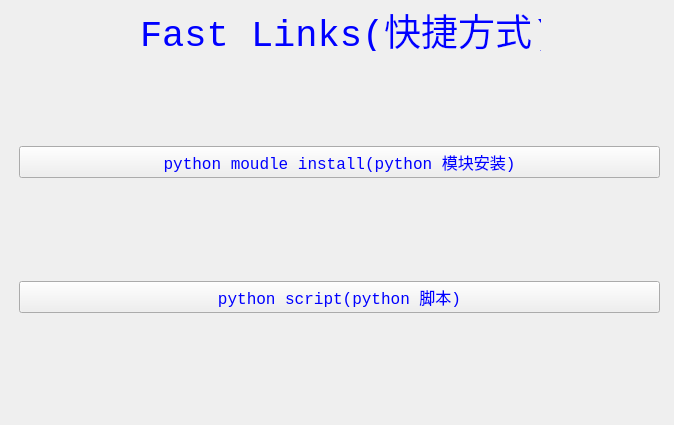
<?xml version="1.0" encoding="UTF-8"?>
<ui version="4.0">
 <class>MainWindow</class>
 <widget class="QMainWindow" name="MainWindow">
  <property name="geometry">
   <rect>
    <x>0</x>
    <y>0</y>
    <width>674</width>
    <height>425</height>
   </rect>
  </property>
  <property name="windowTitle">
   <string>Fast Link</string>
  </property>
  <widget class="QWidget" name="centralwidget">
   <widget class="QLabel" name="label">
    <property name="geometry">
     <rect>
      <x>140</x>
      <y>10</y>
      <width>401</width>
      <height>41</height>
     </rect>
    </property>
    <property name="font">
     <font>
      <family>Consolas</family>
      <pointsize>28</pointsize>
     </font>
    </property>
    <property name="styleSheet">
     <string notr="true">color:blue</string>
    </property>
    <property name="text">
     <string>Fast Links(快捷方式)</string>
    </property>
   </widget>
   <widget class="QWidget" name="verticalLayoutWidget">
    <property name="geometry">
     <rect>
      <x>19</x>
      <y>49</y>
      <width>641</width>
      <height>361</height>
     </rect>
    </property>
    <layout class="QVBoxLayout" name="verticalLayout">
     <item>
      <widget class="QPushButton" name="pushButton_2">
       <property name="font">
        <font>
         <family>Consolas</family>
         <pointsize>12</pointsize>
        </font>
       </property>
       <property name="styleSheet">
        <string notr="true">color:blue</string>
       </property>
       <property name="text">
        <string>python moudle install(python 模块安装)</string>
       </property>
      </widget>
     </item>
     <item>
      <widget class="QPushButton" name="pushButton">
       <property name="font">
        <font>
         <family>Consolas</family>
         <pointsize>12</pointsize>
        </font>
       </property>
       <property name="styleSheet">
        <string notr="true">color:blue</string>
       </property>
       <property name="text">
        <string>python script(python 脚本)</string>
       </property>
      </widget>
     </item>
    </layout>
   </widget>
  </widget>
 </widget>
 <resources/>
 <connections/>
</ui>
